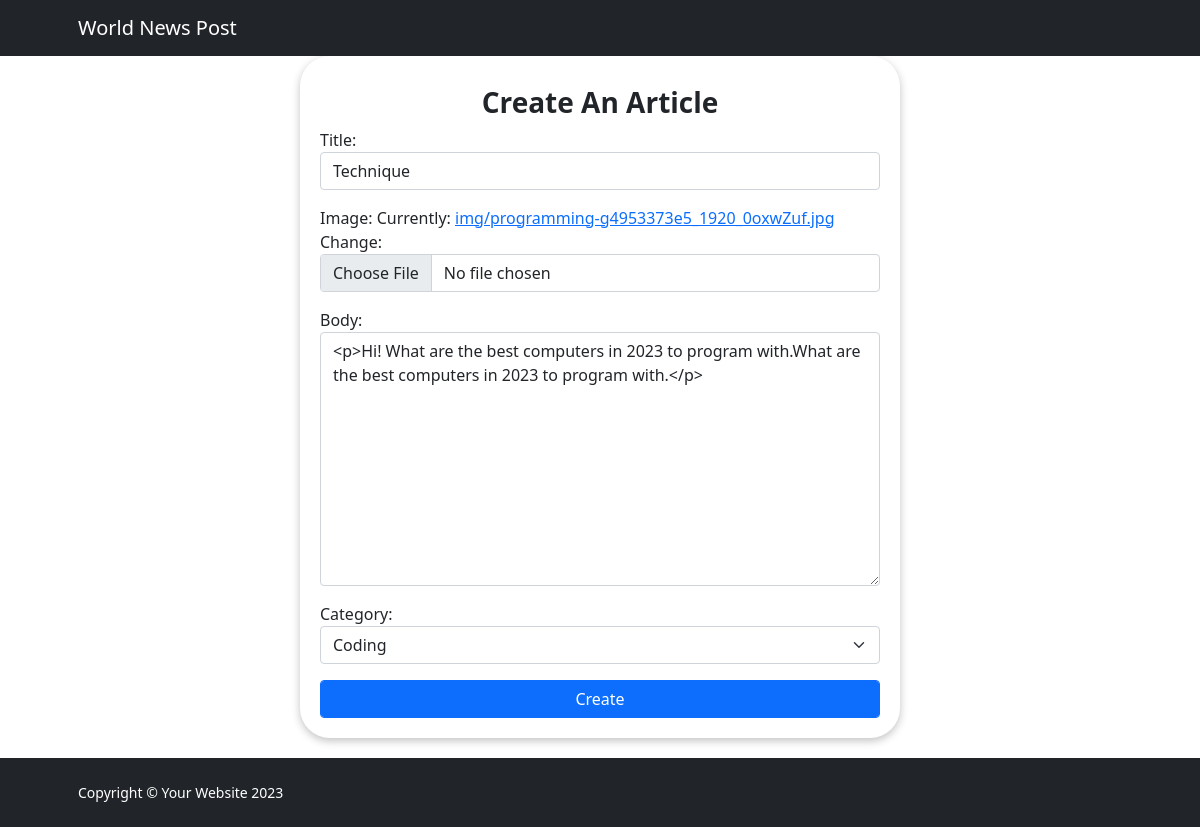
The page /update-post/technique on the database its author committed.
### news/models.py (models this page shows, shortened)
class Post(models.Model):
    writer = models.ForeignKey(UserProfile, on_delete=models.SET_NULL, null=True, blank=True)
    title = models.CharField(max_length=500)
    image= models.ImageField(upload_to='img/')
    body = RichTextField()
    post_id = models.UUIDField(default=uuid.uuid4, primary_key=True, unique=True, editable=False)
    created = models.DateTimeField(auto_now_add=True)
    modified = models.DateTimeField(auto_now=True)
    slug = models.SlugField()
    category = models.ForeignKey('Category', on_delete=models.SET_NULL, blank=True, null=True)

class Category(models.Model):
    title = models.CharField(max_length=100)
    category_id = models.UUIDField(default=uuid.uuid4, primary_key=True, unique=True, editable=False)
    slug = models.SlugField()
    def __str__(self):
        return self.title

### news/views.py (the view)
# urls.py: path('update-post/<str:slug>', views.updatePost, name = 'update'),
def updatePost(request, slug):
    post = Post.objects.get(slug=slug)
    form = PostForm(instance=post)
    if request.method == 'POST':
        form = PostForm(request.POST, request.FILES, instance=post)
        if form.is_valid():
            form.save()
            messages.info(request, 'Article updated successfully')
            return redirect('detail', slug=post.slug)
    context = {'form': form}
    return render(request, 'news/create.html', context)

### news/forms.py
class PostForm(ModelForm):
    class Meta:
        model = Post
        exclude = ['slug', 'writer']

### news/templates/news/create.html (shortened to what this page needs)
{% extends 'base.html' %}
{% block content %}
<div class = 'container' id = 'container'>
     <h3><strong>Create An Article</strong></h3>
    <form method = 'POST' enctype="multipart/form-data">
        {{form.as_p}}
        <input type = 'submit' class ='btn btn-primary' value = 'Create'>
    </form>
</div>
{% endblock %}

### news/templates/news/create.html (style rules this page uses)
#container { width: 50%; box-shadow: rgb(0, 0, 0, 0.24) 0px 3px 8px; height: auto; padding: 30px 20px 20px 20px; border-radius: 30px; margin-bottom: 20px; }
#container h3 { text-align: center; }

### rows shown on the page
Post: title "Technique", body "<p>Hi! What are the best computers in 2023 to program with.What are the best computers in 2023 to program with.</p>"
Category: category "Coding"
